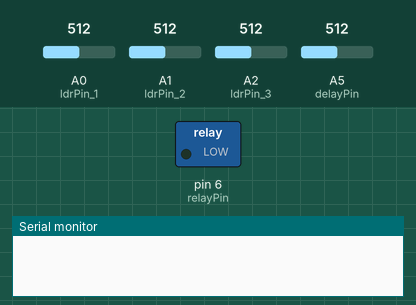
Simulated run of this sketch. Board: Arduino Uno, built with avr-gcc and run on an emulated ATmega328P. On the bench: switched loads named in the sketch (green lamp = pin HIGH), the last lines printed to the serial monitor. Inputs (shaded band) come from the test bench; at power-on: A0 (ldrPin_1) = 512, A1 (ldrPin_2) = 512, A2 (ldrPin_3) = 512, A5 (delayPin) = 512.

Above: at 1.2 s.
1.3 s: A0 (ldrPin_1) set to 538
At 2.6 s:
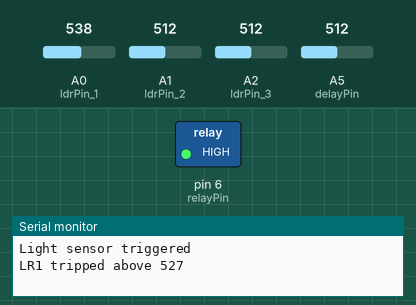
Timing chart, 0 to 4.3 s (numbered marks = the images above; inputs shaded):
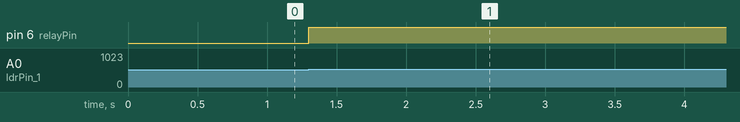

The sketch:

VisibleLightGateTrip.ino
```cpp
const int ldrPin_1 = A0; //LDR 1 analog connection
const int ldrPin_2 = A1; //LDR 2 analog connection
const int ldrPin_3 = A2; //LDR 3 analog connection
const int delayPin = A5; //Delay timer pot
const int relayPin = 6; //Led pin that lights up on trip
int lightResSensitivity_1 = 900, //LDR 1 cut off value
    lightResSensitivity_2 = 900, //LDR 2 cut off value
    lightResSensitivity_3 = 900; //LDR 3 cut off value
int lightRes_1, lightRes_2, lightRes_3; //Value for light sensor
long delayTimerPotValue;

void setup()
{
  Serial.begin(9600); //Set up serial for testing
  lightRes_1 = analogRead(ldrPin_1); //Read ldr1 and output a value
  lightRes_2 = analogRead(ldrPin_2); //Read ldr2 and output a value
  lightRes_3 = analogRead(ldrPin_3); //Read ldr3 and output a value
  SetLightResSens();
  pinMode(relayPin, OUTPUT); //Testing pin
}

void SetLightResSens()
{
  lightResSensitivity_1 = lightRes_1 + 15; //Sets LDR 1 cut off value - Min 730
  lightResSensitivity_2 = lightRes_2 + 15; //Sets LDR 2 cut off value - Min 880
  lightResSensitivity_3 = lightRes_3 + 15; //Sets LDR 3 cut off value - Min 775
}

void loop()
{
  delayTimerPotValue = analogRead(delayPin); //Reads pot
  /*Serial.print("Value is :");
  Serial.println(delayTimerPotValue);
  */
  delayTimerPotValue = map(delayTimerPotValue, 0, 1023, 40000, 2000); //Maps the pot value from 40 seconds to 2 seconds
  /*Serial.print("Delay set to: "); //Troubleshooting
  Serial.print(delayTimerPotValue / 1000);
  Serial.println(" seconds");
  */
  lightRes_1 = analogRead(ldrPin_1); //Read ldr1 and output a value
  lightRes_2 = analogRead(ldrPin_2); //Read ldr2 and output a value
  lightRes_3 = analogRead(ldrPin_3); //Read ldr3 and output a value
  /*Serial.print("LR1 "); //Only needed for testing - can uncomment
  Serial.print(lightRes_1);
  Serial.println();
  Serial.print("LR2 ");
  Serial.print(lightRes_2);
  Serial.println();
  Serial.print("LR3 ");
  Serial.print(lightRes_3);
  Serial.println();
  */

  if(lightRes_1 >= lightResSensitivity_1 || // || means OR
  lightRes_2 >= lightResSensitivity_2 ||
  lightRes_3 >= lightResSensitivity_3
  )
  {
    Serial.println("Light sensor triggered");
    digitalWrite(relayPin, HIGH); //Triggers relay
    //Function logic on trip
    if(lightRes_1 >= lightResSensitivity_1)
    {
      Serial.print("LR1 tripped above ");
      Serial.println(lightResSensitivity_1);
    }

    if(lightRes_2 >= lightResSensitivity_2)
    {
      Serial.print("LR2 tripped above ");
      Serial.println(lightResSensitivity_2);
    }

    if(lightRes_3 >= lightResSensitivity_3)
    {
    Serial.print("LR3 tripped above ");
    Serial.println(lightResSensitivity_3);
    }

    delay(delayTimerPotValue); //Delays and doesn't read - Set by delayTimerPotValue
    digitalWrite(relayPin, LOW);
  }
  delay(1);
}
```

Measured:
- the behaviour switches between 526 and 527 on A0 (ldrPin_1) (found by bisection; images 0 and 1)
- after the input at 1.3 s, pin 6 (relayPin): LOW → HIGH at once
